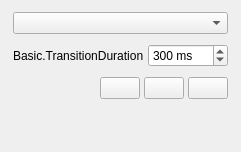
  <widget class="OBSDock" name="transitionsDock">
   <property name="features">
    <set>QDockWidget::DockWidgetFeature::DockWidgetClosable|QDockWidget::DockWidgetFeature::DockWidgetFloatable|QDockWidget::DockWidgetFeature::DockWidgetMovable</set>
   </property>
   <property name="windowTitle">
    <string>Basic.SceneTransitions</string>
   </property>
   <attribute name="dockWidgetArea">
    <number>8</number>
   </attribute>
   <widget class="QWidget" name="dockWidgetContents_5">
    <layout class="QVBoxLayout" name="verticalLayout_3">
     <property name="spacing">
      <number>0</number>
     </property>
     <property name="leftMargin">
      <number>1</number>
     </property>
     <property name="topMargin">
      <number>0</number>
     </property>
     <property name="rightMargin">
      <number>1</number>
     </property>
     <property name="bottomMargin">
      <number>1</number>
     </property>
     <item>
      <widget class="QFrame" name="transitionsFrame">
       <layout class="QVBoxLayout" name="verticalLayout_8">
        <property name="spacing">
         <number>10</number>
        </property>
        <property name="leftMargin">
         <number>12</number>
        </property>
        <property name="topMargin">
         <number>12</number>
        </property>
        <property name="rightMargin">
         <number>12</number>
        </property>
        <property name="bottomMargin">
         <number>12</number>
        </property>
        <item>
         <widget class="QComboBox" name="transitions">
          <property name="minimumSize">
           <size>
            <width>120</width>
            <height>0</height>
           </size>
          </property>
          <property name="accessibleName">
           <string>Transition</string>
          </property>
         </widget>
        </item>
        <item>
         <layout class="QHBoxLayout" name="horizontalLayout_3">
          <property name="spacing">
           <number>4</number>
          </property>
          <item>
           <widget class="QLabel" name="transitionDurationLabel">
            <property name="sizePolicy">
             <sizepolicy hsizetype="Maximum" vsizetype="Preferred">
              <horstretch>0</horstretch>
              <verstretch>0</verstretch>
             </sizepolicy>
            </property>
            <property name="text">
             <string>Basic.TransitionDuration</string>
            </property>
            <property name="buddy">
             <cstring>transitionDuration</cstring>
            </property>
           </widget>
          </item>
          <item>
           <widget class="QSpinBox" name="transitionDuration">
            <property name="accessibleName">
             <string>Basic.TransitionDuration</string>
            </property>
            <property name="suffix">
             <string> ms</string>
            </property>
            <property name="minimum">
             <number>50</number>
            </property>
            <property name="maximum">
             <number>20000</number>
            </property>
            <property name="singleStep">
             <number>50</number>
            </property>
            <property name="value">
             <number>300</number>
            </property>
           </widget>
          </item>
         </layout>
        </item>
        <item>
         <layout class="QHBoxLayout" name="horizontalLayout_4">
          <property name="spacing">
           <number>4</number>
          </property>
          <item>
           <spacer name="horizontalSpacer">
            <property name="orientation">
             <enum>Qt::Orientation::Horizontal</enum>
            </property>
            <property name="sizeType">
             <enum>QSizePolicy::Policy::Expanding</enum>
            </property>
            <property name="sizeHint" stdset="0">
             <size>
              <width>40</width>
              <height>20</height>
             </size>
            </property>
           </spacer>
          </item>
          <item>
           <widget class="QPushButton" name="transitionAdd">
            <property name="sizePolicy">
             <sizepolicy hsizetype="Maximum" vsizetype="Maximum">
              <horstretch>0</horstretch>
              <verstretch>0</verstretch>
             </sizepolicy>
            </property>
            <property name="toolTip">
             <string>Basic.AddTransition</string>
            </property>
            <property name="accessibleName">
             <string>Basic.AddTransition</string>
            </property>
            <property name="text">
             <string notr="true"/>
            </property>
            <property name="icon">
             <iconset resource="obs.qrc">
              <normaloff>:/res/images/plus.svg</normaloff>:/res/images/plus.svg</iconset>
            </property>
            <property name="flat">
             <bool>false</bool>
            </property>
            <property name="class" stdset="0">
             <string notr="true">btn-tool icon-plus</string>
            </property>
           </widget>
          </item>
          <item>
           <widget class="QPushButton" name="transitionRemove">
            <property name="sizePolicy">
             <sizepolicy hsizetype="Maximum" vsizetype="Maximum">
              <horstretch>0</horstretch>
              <verstretch>0</verstretch>
             </sizepolicy>
            </property>
            <property name="toolTip">
             <string>Basic.RemoveTransition</string>
            </property>
            <property name="accessibleName">
             <string>Basic.RemoveTransition</string>
            </property>
            <property name="text">
             <string notr="true"/>
            </property>
            <property name="icon">
             <iconset resource="obs.qrc">
              <normaloff>:/res/images/minus.svg</normaloff>:/res/images/minus.svg</iconset>
            </property>
            <property name="flat">
             <bool>false</bool>
            </property>
            <property name="class" stdset="0">
             <string notr="true">btn-tool icon-trash</string>
            </property>
           </widget>
          </item>
          <item>
           <widget class="QPushButton" name="transitionProps">
            <property name="sizePolicy">
             <sizepolicy hsizetype="Maximum" vsizetype="Maximum">
              <horstretch>0</horstretch>
              <verstretch>0</verstretch>
             </sizepolicy>
            </property>
            <property name="toolTip">
             <string>Basic.TransitionProperties</string>
            </property>
            <property name="accessibleName">
             <string>Basic.TransitionProperties</string>
            </property>
            <property name="text">
             <string notr="true"/>
            </property>
            <property name="icon">
             <iconset resource="obs.qrc">
              <normaloff>:/settings/images/settings/general.svg</normaloff>:/settings/images/settings/general.svg</iconset>
            </property>
            <property name="flat">
             <bool>false</bool>
            </property>
            <property name="class" stdset="0">
             <string notr="true">btn-tool icon-dots-vert</string>
            </property>
           </widget>
          </item>
         </layout>
        </item>
        <item>
         <spacer name="verticalSpacer">
          <property name="orientation">
           <enum>Qt::Orientation::Vertical</enum>
          </property>
          <property name="sizeHint" stdset="0">
           <size>
            <width>20</width>
            <height>40</height>
           </size>
          </property>
         </spacer>
        </item>
       </layout>
      </widget>
     </item>
    </layout>
   </widget>
  </widget>
